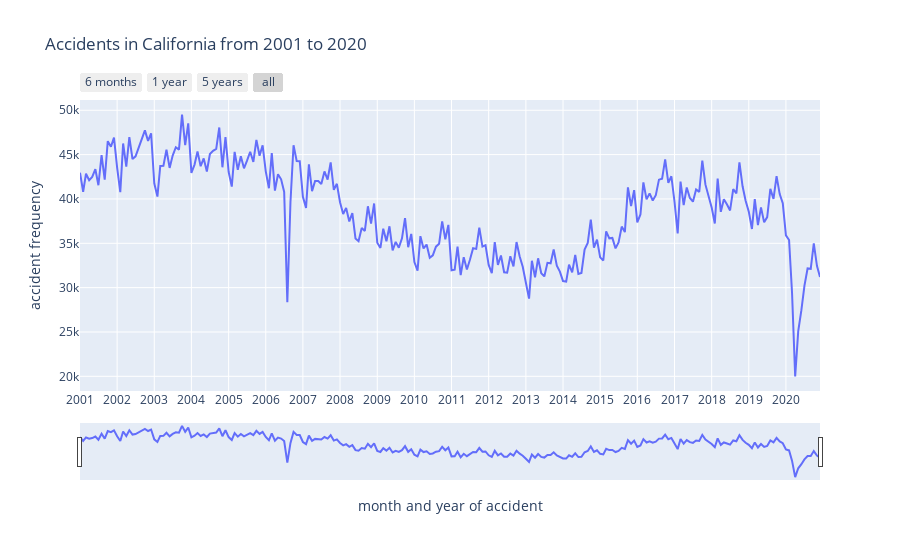

Source (notebook cell):
### Markdown cell above
##### Create the plot using plotly

### Code cell
fig = px.line(data, x="date", y ="count", title="Accidents in California from 2001 to 2020",
              labels={
                  "date":"month and year of accident",
                  "count":"accident frequency"
              })

# Change the xsticks with years
fig.update_layout(xaxis=dict(tickmode="array", tickvals=data['date'][::12], ticktext=data['year'][::12]))
fig.update_traces(hovertemplate="%{x|%b %Y}")

# add a slider and buttons
fig.update_xaxes(
    rangeslider_visible=True,
    rangeselector=dict(
        buttons=list([
                      dict(count=6, step="month", label="6 months", stepmode="backward"),
                      dict(count=1, step="year", label="1 year", stepmode="backward"),
                      dict(count=5, step="year", label="5 years", stepmode="backward"),
                      dict(step="all")
                      
                      ])
    )
)
fig.show()
fig.write_html("time_plot")

print("The interactive graph can be found in the file time_plot.html")

### Figure 1 — Plotly figure (JSON) as saved in the notebook; plotly's stock layout.template omitted (floating-point values rounded to 4 significant figures; data arrays with more than 128 entries replaced by an {"elided": "..."} marker saying what was removed)
{"data": [{"hovertemplate": "%{x|%b %Y}", "legendgroup": "", "line": {"color": "#636efa", "dash": "solid"}, "marker": {"symbol": "circle"}, "mode": "lines", "name": "", "orientation": "v", "showlegend": false, "type": "scatter", "x": {"elided": "240 str values"}, "xaxis": "x", "y": {"elided": "240 int values"}, "yaxis": "y"}], "layout": {"legend": {"tracegroupgap": 0}, "title": {"text": "Accidents in California from 2001 to 2020"}, "xaxis": {"anchor": "y", "domain": [0, 1], "rangeselector": {"buttons": [{"count": 6, "label": "6 months", "step": "month", "stepmode": "backward"}, {"count": 1, "label": "1 year", "step": "year", "stepmode": "backward"}, {"count": 5, "label": "5 years", "step": "year", "stepmode": "backward"}, {"step": "all"}]}, "rangeslider": {"visible": true}, "tickmode": "array", "ticktext": ["2001", "2002", "2003", "2004", "2005", "2006", "2007", "2008", "2009", "2010", "2011", "2012", "2013", "2014", "2015", "2016", "2017", "2018", "2019", "2020"], "tickvals": ["2001-01", "2002-01", "2003-01", "2004-01", "2005-01", "2006-01", "2007-01", "2008-01", "2009-01", "2010-01", "2011-01", "2012-01", "2013-01", "2014-01", "2015-01", "2016-01", "2017-01", "2018-01", "2019-01", "2020-01"], "title": {"text": "month and year of accident"}}, "yaxis": {"anchor": "x", "domain": [0, 1], "title": {"text": "accident frequency"}}}}
